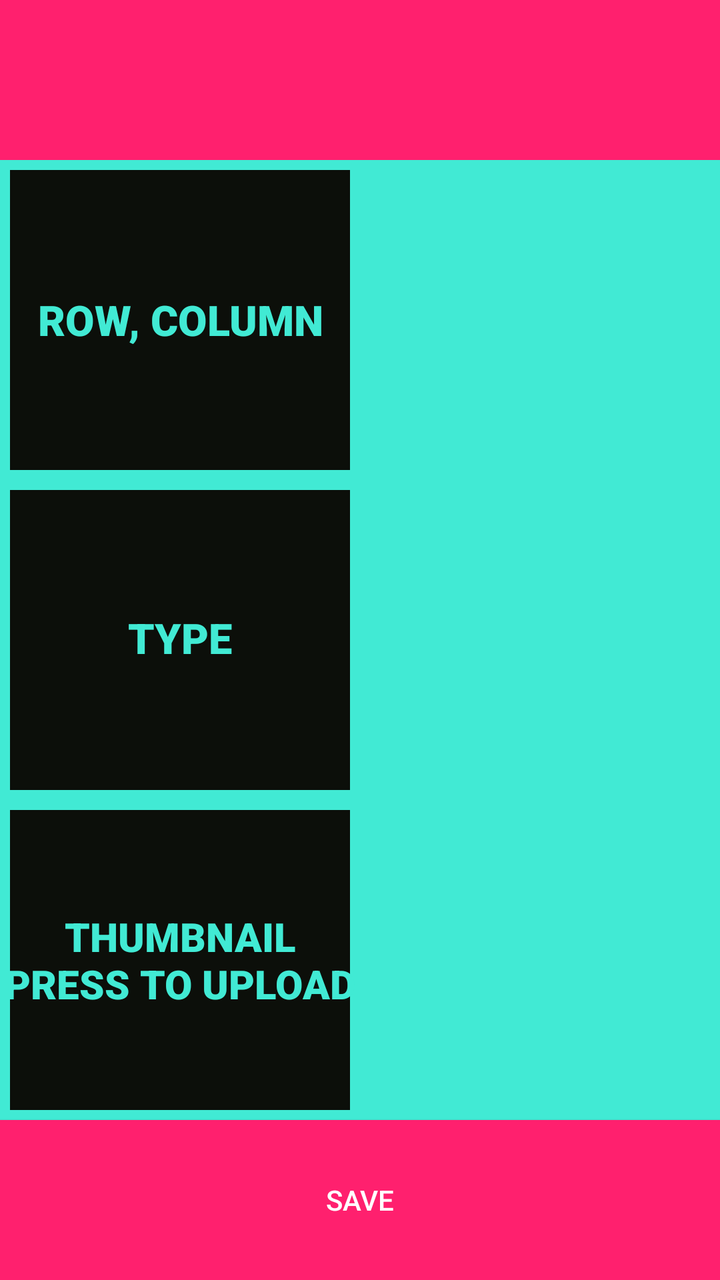
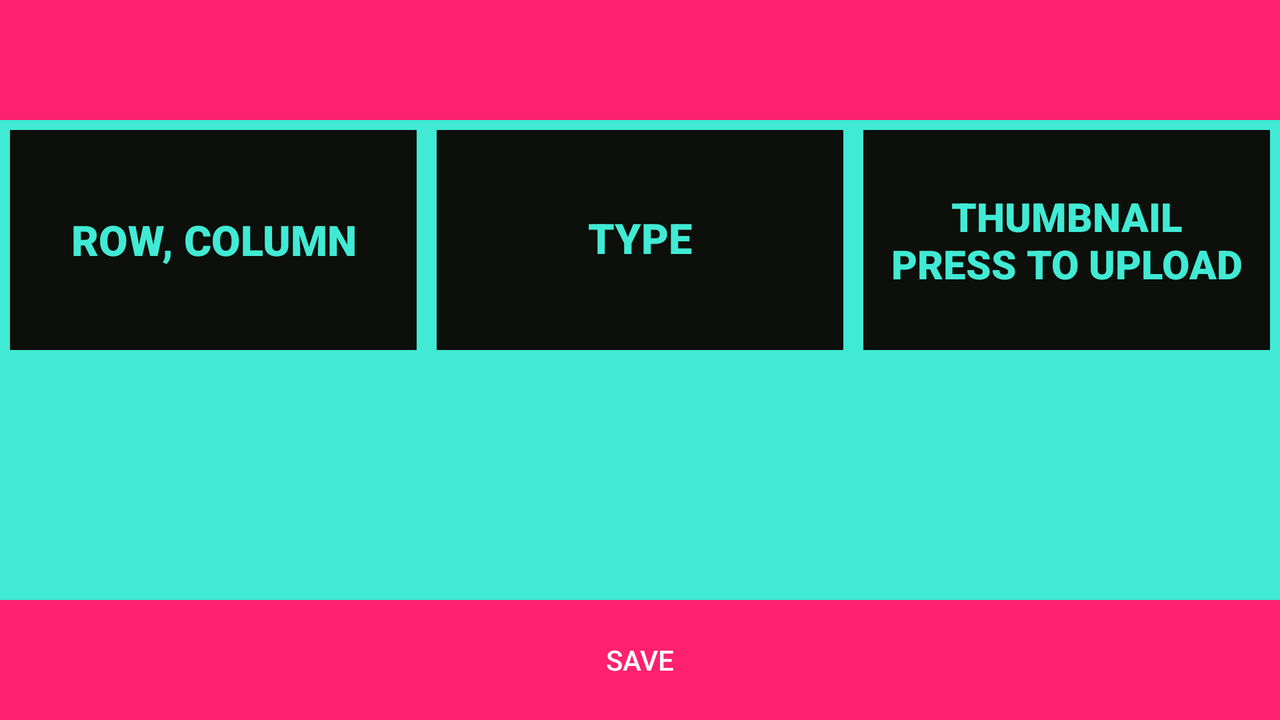

First picture: res/layout/ on a phone held upright. Second picture: the repository's own variant of that layout, on a device whose configuration matches the variant's folder. Source for both follows.
<!-- AndroidManifest.xml: application theme AppTheme -->
<!-- res/layout/activity_details.xml -->
<?xml version="1.0" encoding="utf-8"?>
<androidx.constraintlayout.widget.ConstraintLayout xmlns:android="http://schemas.android.com/apk/res/android"
    xmlns:app="http://schemas.android.com/apk/res-auto"
    xmlns:tools="http://schemas.android.com/tools"
    android:layout_width="match_parent"
    android:layout_height="match_parent"
    tools:context=".activities.DetailsActivity">

    <EditText
        android:id="@+id/nameDetail"
        android:layout_width="0dp"
        android:layout_height="80dp"
        android:background="@color/mypink"
        android:fontFamily="sans-serif-black"
        android:gravity="center"
        android:textColor="@color/myblack"
        android:textSize="21sp"
        app:layout_constraintLeft_toLeftOf="parent"
        app:layout_constraintRight_toRightOf="parent"
        app:layout_constraintTop_toTopOf="parent" />

    <TextView
        android:id="@+id/rowColDetailLabel"
        android:background="@drawable/textview_border_blue"
        android:layout_width="0dp"
        android:layout_height="0dp"
        android:fontFamily="sans-serif-black"
        android:gravity="center"
        android:text="Row, Column"
        android:textAllCaps="true"
        android:textColor="@color/myblue"
        android:textSize="21sp"
        app:layout_constraintBottom_toTopOf="@id/typeDetailLabel"
        app:layout_constraintLeft_toLeftOf="parent"
        app:layout_constraintRight_toLeftOf="@+id/rowColDetail"
        app:layout_constraintTop_toBottomOf="@id/nameDetail" />

    <TextView
        android:id="@+id/typeDetailLabel"
        android:background="@drawable/textview_border_blue"
        android:layout_width="0dp"
        android:layout_height="0dp"
        android:fontFamily="sans-serif-black"
        android:gravity="center"
        android:includeFontPadding="false"
        android:text="Type"
        android:textAllCaps="true"
        android:textSize="21sp"
        android:textColor="@color/myblue"
        app:layout_constraintBottom_toTopOf="@id/thumbnailLabel"
        app:layout_constraintLeft_toLeftOf="parent"
        app:layout_constraintRight_toLeftOf="@id/typeDetail"
        app:layout_constraintTop_toBottomOf="@id/rowColDetailLabel" />

    <TextView
        android:id="@+id/thumbnailLabel"
        android:background="@drawable/textview_border_blue"
        android:layout_width="0dp"
        android:layout_height="0dp"
        android:fontFamily="sans-serif-black"
        android:gravity="center"
        android:text="Thumbnail\nPress to upload"
        android:textAllCaps="true"
        android:textColor="@color/myblue"
        android:textSize="20sp"
        app:layout_constraintBottom_toTopOf="@id/saveDetailsBtn"
        app:layout_constraintLeft_toLeftOf="parent"
        app:layout_constraintRight_toLeftOf="@id/thumbnailImage"
        app:layout_constraintTop_toBottomOf="@id/typeDetailLabel" />

    <TextView
        android:id="@+id/rowColDetail"
        android:layout_width="0dp"
        android:layout_height="0dp"
        android:background="@color/myblue"
        android:gravity="center"
        android:textColor="@color/myblack"
        android:textSize="23sp"
        app:layout_constraintBottom_toTopOf="@id/typeDetail"
        app:layout_constraintLeft_toRightOf="@id/rowColDetailLabel"
        app:layout_constraintRight_toRightOf="parent"
        app:layout_constraintTop_toBottomOf="@id/nameDetail" />

    <TextView
        android:id="@+id/typeDetail"
        android:background="@color/myblue"
        android:layout_width="0dp"
        android:layout_height="0dp"
        android:gravity="center"
        android:textSize="23sp"
        android:textColor="@color/myblack"
        app:layout_constraintBottom_toTopOf="@id/thumbnailImage"
        app:layout_constraintLeft_toRightOf="@id/typeDetailLabel"
        app:layout_constraintRight_toRightOf="parent"
        app:layout_constraintTop_toBottomOf="@id/rowColDetail" />

    <ImageView
        android:id="@+id/thumbnailImage"
        android:background="@color/myblue"
        android:layout_width="0dp"
        android:layout_height="0dp"
        android:gravity="center"
        android:textSize="23sp"
        android:textColor="@color/myblack"
        app:layout_constraintBottom_toTopOf="@id/saveDetailsBtn"
        app:layout_constraintLeft_toRightOf="@id/thumbnailLabel"
        app:layout_constraintRight_toRightOf="parent"
        app:layout_constraintTop_toBottomOf="@id/typeDetail" />

    <Button
        android:id="@+id/saveDetailsBtn"
        android:layout_width="0dp"
        android:layout_height="80dp"
        android:background="@color/mypink"
        android:textColor="@color/white"
        android:text="Save"
        app:layout_constraintBottom_toBottomOf="parent"
        app:layout_constraintLeft_toLeftOf="parent"
        app:layout_constraintRight_toRightOf="parent"
        />
</androidx.constraintlayout.widget.ConstraintLayout>
<!-- resources referenced by this layout -->
<resources>
  <color name="myblack">#0c0f0a</color>
  <color name="myblue">#41ead4</color>
  <color name="mypink">#ff206e</color>
  <color name="white">#FFFFFFFF</color>
  <!-- drawable textview_border_blue (drawable) -->
  <shape xmlns:android="http://schemas.android.com/apk/res/android" android:shape="rectangle" >
      <solid android:color="@color/myblack" />
      <stroke android:width="5dp" android:color="@color/myblue"/>
  </shape>
  <style name="AppTheme" parent="Theme.AppCompat.Light.NoActionBar">
          
          <item name="colorPrimary">#000000</item>
          <item name="colorPrimaryDark">#000000</item>
          <item name="colorAccent">#000000</item>
      </style>
</resources>
<!-- res/layout-land/activity_details.xml (the repository's variant of the layout above) -->
<!-- drawn on the phone turned sideways -->
<?xml version="1.0" encoding="utf-8"?>
<androidx.constraintlayout.widget.ConstraintLayout xmlns:android="http://schemas.android.com/apk/res/android"
    xmlns:app="http://schemas.android.com/apk/res-auto"
    xmlns:tools="http://schemas.android.com/tools"
    android:layout_width="match_parent"
    android:layout_height="match_parent"
    tools:context=".activities.DetailsActivity">

    <EditText
        android:id="@+id/nameDetail"
        android:layout_width="0dp"
        android:layout_height="60dp"
        android:background="@color/mypink"
        android:fontFamily="sans-serif-black"
        android:gravity="center"
        android:textColor="@color/myblack"
        android:textSize="21sp"
        app:layout_constraintLeft_toLeftOf="parent"
        app:layout_constraintRight_toRightOf="parent"
        app:layout_constraintTop_toTopOf="parent" />

    <TextView
        android:id="@+id/rowColDetailLabel"
        android:background="@drawable/textview_border_blue"
        android:layout_width="0dp"
        android:layout_height="0dp"
        android:fontFamily="sans-serif-black"
        android:gravity="center"
        android:text="Row, Column"
        android:textAllCaps="true"
        android:textColor="@color/myblue"
        android:textSize="21sp"
        app:layout_constraintBottom_toTopOf="@id/rowColDetail"
        app:layout_constraintLeft_toLeftOf="parent"
        app:layout_constraintRight_toLeftOf="@+id/typeDetailLabel"
        app:layout_constraintTop_toBottomOf="@id/nameDetail" />

    <TextView
        android:id="@+id/typeDetailLabel"
        android:background="@drawable/textview_border_blue"
        android:layout_width="0dp"
        android:layout_height="0dp"
        android:fontFamily="sans-serif-black"
        android:gravity="center"
        android:includeFontPadding="false"
        android:text="Type"
        android:textAllCaps="true"
        android:textSize="21sp"
        android:textColor="@color/myblue"
        app:layout_constraintBottom_toTopOf="@id/typeDetail"
        app:layout_constraintLeft_toRightOf="@id/rowColDetailLabel"
        app:layout_constraintRight_toLeftOf="@id/thumbnailLabel"
        app:layout_constraintTop_toBottomOf="@id/nameDetail" />

    <TextView
        android:id="@+id/thumbnailLabel"
        android:background="@drawable/textview_border_blue"
        android:layout_width="0dp"
        android:layout_height="0dp"
        android:fontFamily="sans-serif-black"
        android:gravity="center"
        android:text="Thumbnail\nPress to upload"
        android:textAllCaps="true"
        android:textColor="@color/myblue"
        android:textSize="20sp"
        app:layout_constraintBottom_toTopOf="@id/thumbnailImage"
        app:layout_constraintRight_toRightOf="parent"
        app:layout_constraintLeft_toRightOf="@id/typeDetailLabel"
        app:layout_constraintTop_toBottomOf="@id/nameDetail" />

    <TextView
        android:id="@+id/rowColDetail"
        android:layout_width="0dp"
        android:layout_height="0dp"
        android:background="@color/myblue"
        android:gravity="center"
        android:textColor="@color/myblack"
        android:textSize="23sp"
        app:layout_constraintBottom_toTopOf="@id/saveDetailsBtn"
        app:layout_constraintLeft_toLeftOf="parent"
        app:layout_constraintRight_toLeftOf="@id/typeDetail"
        app:layout_constraintTop_toBottomOf="@id/rowColDetailLabel" />

    <TextView
        android:id="@+id/typeDetail"
        android:background="@color/myblue"
        android:layout_width="0dp"
        android:layout_height="0dp"
        android:gravity="center"
        android:textSize="23sp"
        android:textColor="@color/myblack"
        app:layout_constraintBottom_toTopOf="@id/saveDetailsBtn"
        app:layout_constraintLeft_toRightOf="@id/rowColDetail"
        app:layout_constraintRight_toLeftOf="@id/thumbnailImage"
        app:layout_constraintTop_toBottomOf="@id/typeDetailLabel" />

    <ImageView
        android:id="@+id/thumbnailImage"
        android:background="@color/myblue"
        android:layout_width="0dp"
        android:layout_height="0dp"
        android:gravity="center"
        android:textSize="23sp"
        android:textColor="@color/myblack"
        app:layout_constraintBottom_toTopOf="@id/saveDetailsBtn"
        app:layout_constraintLeft_toRightOf="@id/typeDetail"
        app:layout_constraintRight_toRightOf="parent"
        app:layout_constraintTop_toBottomOf="@id/thumbnailLabel" />

    <Button
        android:id="@+id/saveDetailsBtn"
        android:layout_width="0dp"
        android:layout_height="60dp"
        android:background="@color/mypink"
        android:textColor="@color/white"
        android:text="Save"
        app:layout_constraintBottom_toBottomOf="parent"
        app:layout_constraintLeft_toLeftOf="parent"
        app:layout_constraintRight_toRightOf="parent"
        />
</androidx.constraintlayout.widget.ConstraintLayout>
